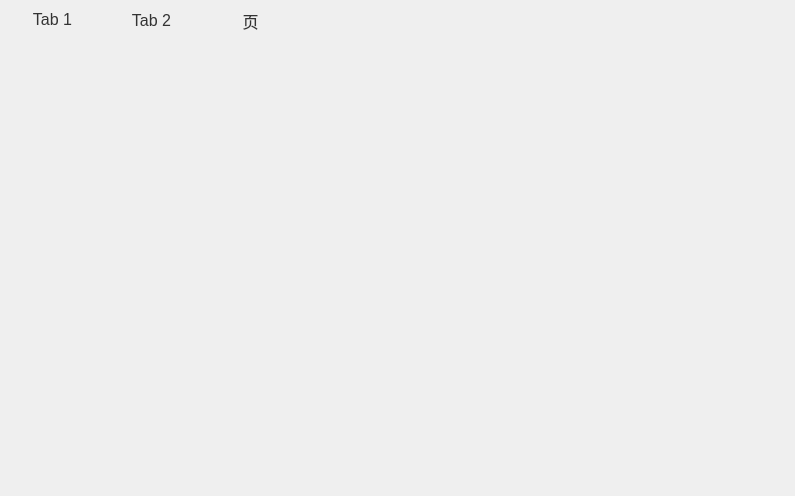
<?xml version="1.0" encoding="UTF-8"?>
<ui version="4.0">
 <class>wgtParaItem_eLeak</class>
 <widget class="QWidget" name="wgtParaItem_eLeak">
  <property name="geometry">
   <rect>
    <x>0</x>
    <y>0</y>
    <width>795</width>
    <height>496</height>
   </rect>
  </property>
  <property name="font">
   <font>
    <pointsize>13</pointsize>
   </font>
  </property>
  <property name="windowTitle">
   <string>Form</string>
  </property>
  <layout class="QVBoxLayout" name="verticalLayout_2">
   <property name="spacing">
    <number>0</number>
   </property>
   <property name="leftMargin">
    <number>0</number>
   </property>
   <property name="topMargin">
    <number>0</number>
   </property>
   <property name="rightMargin">
    <number>0</number>
   </property>
   <property name="bottomMargin">
    <number>0</number>
   </property>
   <item>
    <widget class="QWidget" name="wgtBg" native="true">
     <property name="styleSheet">
      <string notr="true">.QWidget#wgtBg
{
   border-radius:0px;
	border-color: rgb(52, 101, 164);
	border-image: url(:/image/menu_left.png);
}
</string>
     </property>
     <layout class="QVBoxLayout" name="verticalLayout">
      <property name="spacing">
       <number>3</number>
      </property>
      <property name="leftMargin">
       <number>3</number>
      </property>
      <property name="topMargin">
       <number>5</number>
      </property>
      <property name="rightMargin">
       <number>18</number>
      </property>
      <property name="bottomMargin">
       <number>5</number>
      </property>
      <item>
       <widget class="QTabWidget" name="tabWidget">
        <property name="font">
         <font>
          <pointsize>16</pointsize>
         </font>
        </property>
        <property name="focusPolicy">
         <enum>Qt::NoFocus</enum>
        </property>
        <property name="styleSheet">
         <string notr="true">QTabWidget::pane{
top:8px;
border:0px solid #00AEFF;
}

QTabBar::tab{
color:#333333;
background:transparent;
font-size:16px;
width:99px;
height:29px;
}
QTabBar::tab:selected{
color:rgb(16,36,72);
border-image: url(:/image/tab_select.png);
font-size:17px;
margin-top: 0; margin-left: 0; margin-right: 6;
}
QTabBar::tab:!selected{
color:rgb(46,253,251);
border-image: url(:/image/tab_unselect.png);
font-size:17px;
margin-top: 0; margin-left: 0; margin-right: 6;
}
#detailWgt,#appealReasonWgt{border:none;}</string>
        </property>
        <property name="currentIndex">
         <number>0</number>
        </property>
        <widget class="QWidget" name="tab_status">
         <property name="toolTipDuration">
          <number>0</number>
         </property>
         <attribute name="title">
          <string>Tab 1</string>
         </attribute>
         <layout class="QVBoxLayout" name="verticalLayout_4">
          <property name="leftMargin">
           <number>0</number>
          </property>
          <property name="topMargin">
           <number>0</number>
          </property>
          <property name="rightMargin">
           <number>0</number>
          </property>
          <property name="bottomMargin">
           <number>0</number>
          </property>
          <item>
           <widget class="MScrollArea" name="scrollArea_2">
            <property name="styleSheet">
             <string notr="true">QScrollArea{background-color:transparent;}
QListView{background:#5555ff;border-radius:0px; border: 0px solid gray;}
QListView::item:focus{border-radius:0px; border: 5px solid rgb(255, 128, 0);outline: none;}
QScrollBar:vertical {border:0px solid rgb(52, 72, 105);background:rgb(52, 72, 105);width:30px;margin:30 0 30 0px;}
QScrollBar::handle:vertical{ background: rgb(41, 142, 214);border-radius:5px;width:10px; height: 10px ; }
QScrollBar::add-line:vertical {border:1px solid rgb(52, 134, 208);background:rgb(52, 134, 208);height:30px;subcontrol-position:bottom;subcontrol-origin:margin;}
QScrollBar::sub-line:vertical {border:1px solid rgb(52, 134, 208);background:rgb(52, 134, 208);height:30px;subcontrol-position:top;subcontrol-origin:margin;}
QScrollBar::down-arrow:vertical {width:25px;height:25px; border-image:url(:/image/down_Arrow_2.png);}
QScrollBar::up-arrow:vertical {width:25px;height:25px;border-image:url(:/image/up_Arrow_1.png);}
QScrollBar::add-page:vertical {background:rgb(52, 72, 105);}
QScrollBar::sub-page:vertical {background:rgb(52, 72, 105);}
</string>
            </property>
            <property name="verticalScrollBarPolicy">
             <enum>Qt::ScrollBarAlwaysOff</enum>
            </property>
            <property name="horizontalScrollBarPolicy">
             <enum>Qt::ScrollBarAlwaysOff</enum>
            </property>
            <property name="widgetResizable">
             <bool>true</bool>
            </property>
            <widget class="QWidget" name="wgtStatus">
             <property name="geometry">
              <rect>
               <x>0</x>
               <y>0</y>
               <width>772</width>
               <height>412</height>
              </rect>
             </property>
             <property name="styleSheet">
              <string notr="true">background:transparent;</string>
             </property>
             <layout class="QVBoxLayout" name="verticalLayout_3">
              <property name="spacing">
               <number>0</number>
              </property>
              <property name="leftMargin">
               <number>0</number>
              </property>
              <property name="topMargin">
               <number>0</number>
              </property>
              <property name="rightMargin">
               <number>0</number>
              </property>
              <property name="bottomMargin">
               <number>0</number>
              </property>
              <item>
               <widget class="QWidget" name="wgtRender" native="true">
                <property name="minimumSize">
                 <size>
                  <width>0</width>
                  <height>240</height>
                 </size>
                </property>
                <property name="maximumSize">
                 <size>
                  <width>16777215</width>
                  <height>240</height>
                 </size>
                </property>
                <layout class="QGridLayout" name="gridLayout">
                 <property name="leftMargin">
                  <number>0</number>
                 </property>
                 <property name="topMargin">
                  <number>0</number>
                 </property>
                 <property name="rightMargin">
                  <number>0</number>
                 </property>
                 <property name="bottomMargin">
                  <number>0</number>
                 </property>
                 <property name="horizontalSpacing">
                  <number>0</number>
                 </property>
                 <item row="0" column="1">
                  <spacer name="verticalSpacer_2">
                   <property name="orientation">
                    <enum>Qt::Vertical</enum>
                   </property>
                   <property name="sizeType">
                    <enum>QSizePolicy::Preferred</enum>
                   </property>
                   <property name="sizeHint" stdset="0">
                    <size>
                     <width>20</width>
                     <height>32</height>
                    </size>
                   </property>
                  </spacer>
                 </item>
                 <item row="1" column="0">
                  <spacer name="horizontalSpacer">
                   <property name="orientation">
                    <enum>Qt::Horizontal</enum>
                   </property>
                   <property name="sizeType">
                    <enum>QSizePolicy::Preferred</enum>
                   </property>
                   <property name="sizeHint" stdset="0">
                    <size>
                     <width>20</width>
                     <height>20</height>
                    </size>
                   </property>
                  </spacer>
                 </item>
                 <item row="1" column="1">
                  <widget class="QLabel" name="label">
                   <property name="minimumSize">
                    <size>
                     <width>300</width>
                     <height>200</height>
                    </size>
                   </property>
                   <property name="maximumSize">
                    <size>
                     <width>300</width>
                     <height>200</height>
                    </size>
                   </property>
                   <property name="styleSheet">
                    <string notr="true">border-image: url(:/image/leak1.png);</string>
                   </property>
                   <property name="text">
                    <string/>
                   </property>
                  </widget>
                 </item>
                 <item row="1" column="2">
                  <spacer name="horizontalSpacer_2">
                   <property name="orientation">
                    <enum>Qt::Horizontal</enum>
                   </property>
                   <property name="sizeType">
                    <enum>QSizePolicy::Preferred</enum>
                   </property>
                   <property name="sizeHint" stdset="0">
                    <size>
                     <width>20</width>
                     <height>20</height>
                    </size>
                   </property>
                  </spacer>
                 </item>
                 <item row="2" column="1">
                  <spacer name="verticalSpacer">
                   <property name="orientation">
                    <enum>Qt::Vertical</enum>
                   </property>
                   <property name="sizeType">
                    <enum>QSizePolicy::Preferred</enum>
                   </property>
                   <property name="sizeHint" stdset="0">
                    <size>
                     <width>20</width>
                     <height>32</height>
                    </size>
                   </property>
                  </spacer>
                 </item>
                </layout>
               </widget>
              </item>
              <item>
               <widget class="QWidget" name="widget" native="true">
                <property name="minimumSize">
                 <size>
                  <width>0</width>
                  <height>35</height>
                 </size>
                </property>
                <property name="maximumSize">
                 <size>
                  <width>16777215</width>
                  <height>35</height>
                 </size>
                </property>
                <layout class="QHBoxLayout" name="horizontalLayout_4">
                 <property name="spacing">
                  <number>0</number>
                 </property>
                 <property name="leftMargin">
                  <number>10</number>
                 </property>
                 <property name="topMargin">
                  <number>0</number>
                 </property>
                 <property name="rightMargin">
                  <number>10</number>
                 </property>
                 <property name="bottomMargin">
                  <number>0</number>
                 </property>
                 <item>
                  <layout class="QHBoxLayout" name="horizontalLayout">
                   <property name="spacing">
                    <number>6</number>
                   </property>
                   <item>
                    <widget class="QLabel" name="lblEleakNumberName">
                     <property name="minimumSize">
                      <size>
                       <width>120</width>
                       <height>30</height>
                      </size>
                     </property>
                     <property name="maximumSize">
                      <size>
                       <width>120</width>
                       <height>30</height>
                      </size>
                     </property>
                     <property name="font">
                      <font>
                       <pointsize>13</pointsize>
                      </font>
                     </property>
                     <property name="styleSheet">
                      <string notr="true">color: #00ADE5; </string>
                     </property>
                     <property name="text">
                      <string/>
                     </property>
                    </widget>
                   </item>
                   <item>
                    <widget class="QLabel" name="lblEleakNumberVal">
                     <property name="minimumSize">
                      <size>
                       <width>0</width>
                       <height>30</height>
                      </size>
                     </property>
                     <property name="maximumSize">
                      <size>
                       <width>16777215</width>
                       <height>30</height>
                      </size>
                     </property>
                     <property name="font">
                      <font>
                       <pointsize>13</pointsize>
                      </font>
                     </property>
                     <property name="styleSheet">
                      <string notr="true">color: #FFFFFF;
</string>
                     </property>
                     <property name="text">
                      <string/>
                     </property>
                    </widget>
                   </item>
                  </layout>
                 </item>
                 <item>
                  <layout class="QHBoxLayout" name="horizontalLayout_2">
                   <property name="spacing">
                    <number>3</number>
                   </property>
                   <item>
                    <widget class="QLabel" name="lblEleakStaName">
                     <property name="minimumSize">
                      <size>
                       <width>160</width>
                       <height>30</height>
                      </size>
                     </property>
                     <property name="maximumSize">
                      <size>
                       <width>160</width>
                       <height>30</height>
                      </size>
                     </property>
                     <property name="font">
                      <font>
                       <pointsize>13</pointsize>
                      </font>
                     </property>
                     <property name="styleSheet">
                      <string notr="true">color: #00ADE5; </string>
                     </property>
                     <property name="text">
                      <string/>
                     </property>
                    </widget>
                   </item>
                   <item>
                    <widget class="QLabel" name="lblEleakStaVal">
                     <property name="minimumSize">
                      <size>
                       <width>0</width>
                       <height>30</height>
                      </size>
                     </property>
                     <property name="maximumSize">
                      <size>
                       <width>16777215</width>
                       <height>30</height>
                      </size>
                     </property>
                     <property name="font">
                      <font>
                       <pointsize>13</pointsize>
                      </font>
                     </property>
                     <property name="styleSheet">
                      <string notr="true">color: #FFFFFF;
</string>
                     </property>
                     <property name="text">
                      <string/>
                     </property>
                    </widget>
                   </item>
                  </layout>
                 </item>
                </layout>
               </widget>
              </item>
              <item>
               <widget class="QWidget" name="wgtInfo" native="true">
                <property name="minimumSize">
                 <size>
                  <width>0</width>
                  <height>0</height>
                 </size>
                </property>
               </widget>
              </item>
             </layout>
            </widget>
           </widget>
          </item>
         </layout>
        </widget>
        <widget class="QWidget" name="tab_para">
         <attribute name="title">
          <string>Tab 2</string>
         </attribute>
         <layout class="QVBoxLayout" name="verticalLayout_5">
          <property name="leftMargin">
           <number>0</number>
          </property>
          <property name="topMargin">
           <number>0</number>
          </property>
          <property name="rightMargin">
           <number>0</number>
          </property>
          <property name="bottomMargin">
           <number>0</number>
          </property>
          <item>
           <widget class="MScrollArea" name="scrollArea">
            <property name="styleSheet">
             <string notr="true">QScrollArea{background-color:transparent;}
QListView{background:#5555ff;border-radius:0px; border: 0px solid gray;}
QListView::item:focus{border-radius:0px; border: 5px solid rgb(255, 128, 0);outline: none;}
QScrollBar:vertical {border:0px solid rgb(52, 72, 105);background:rgb(52, 72, 105);width:30px;margin:30 0 30 0px;}
QScrollBar::handle:vertical{ background: rgb(41, 142, 214);border-radius:5px;width:10px; height: 10px ; }
QScrollBar::add-line:vertical {border:1px solid rgb(52, 134, 208);background:rgb(52, 134, 208);height:30px;subcontrol-position:bottom;subcontrol-origin:margin;}
QScrollBar::sub-line:vertical {border:1px solid rgb(52, 134, 208);background:rgb(52, 134, 208);height:30px;subcontrol-position:top;subcontrol-origin:margin;}
QScrollBar::down-arrow:vertical {width:25px;height:25px; border-image:url(:/image/down_Arrow_2.png);}
QScrollBar::up-arrow:vertical {width:25px;height:25px;border-image:url(:/image/up_Arrow_1.png);}
QScrollBar::add-page:vertical {background:rgb(52, 72, 105);}
QScrollBar::sub-page:vertical {background:rgb(52, 72, 105);}
</string>
            </property>
            <property name="widgetResizable">
             <bool>true</bool>
            </property>
            <widget class="QWidget" name="wgtContents">
             <property name="geometry">
              <rect>
               <x>0</x>
               <y>0</y>
               <width>772</width>
               <height>412</height>
              </rect>
             </property>
             <property name="styleSheet">
              <string notr="true">background:transparent;</string>
             </property>
            </widget>
           </widget>
          </item>
         </layout>
        </widget>
        <widget class="QWidget" name="tab_set">
         <attribute name="title">
          <string>页</string>
         </attribute>
         <layout class="QVBoxLayout" name="verticalLayout_6">
          <property name="leftMargin">
           <number>0</number>
          </property>
          <property name="topMargin">
           <number>0</number>
          </property>
          <property name="rightMargin">
           <number>0</number>
          </property>
          <property name="bottomMargin">
           <number>0</number>
          </property>
          <item>
           <widget class="MScrollArea" name="scrollArea_set">
            <property name="styleSheet">
             <string notr="true">QScrollArea{background-color:transparent;}
QListView{background:#5555ff;border-radius:0px; border: 0px solid gray;}
QListView::item:focus{border-radius:0px; border: 5px solid rgb(255, 128, 0);outline: none;}
QScrollBar:vertical {border:0px solid rgb(52, 72, 105);background:rgb(52, 72, 105);width:30px;margin:30 0 30 0px;}
QScrollBar::handle:vertical{ background: rgb(41, 142, 214);border-radius:5px;width:10px; height: 10px ; }
QScrollBar::add-line:vertical {border:1px solid rgb(52, 134, 208);background:rgb(52, 134, 208);height:30px;subcontrol-position:bottom;subcontrol-origin:margin;}
QScrollBar::sub-line:vertical {border:1px solid rgb(52, 134, 208);background:rgb(52, 134, 208);height:30px;subcontrol-position:top;subcontrol-origin:margin;}
QScrollBar::down-arrow:vertical {width:25px;height:25px; border-image:url(:/image/down_Arrow_2.png);}
QScrollBar::up-arrow:vertical {width:25px;height:25px;border-image:url(:/image/up_Arrow_1.png);}
QScrollBar::add-page:vertical {background:rgb(52, 72, 105);}
QScrollBar::sub-page:vertical {background:rgb(52, 72, 105);}
</string>
            </property>
            <property name="widgetResizable">
             <bool>true</bool>
            </property>
            <widget class="QWidget" name="wgtSet">
             <property name="geometry">
              <rect>
               <x>0</x>
               <y>0</y>
               <width>772</width>
               <height>412</height>
              </rect>
             </property>
             <property name="styleSheet">
              <string notr="true">background:transparent;</string>
             </property>
            </widget>
           </widget>
          </item>
         </layout>
        </widget>
       </widget>
      </item>
      <item>
       <widget class="QWidget" name="widget_2" native="true">
        <property name="minimumSize">
         <size>
          <width>0</width>
          <height>32</height>
         </size>
        </property>
        <property name="maximumSize">
         <size>
          <width>16777215</width>
          <height>32</height>
         </size>
        </property>
        <layout class="QHBoxLayout" name="horizontalLayout_3">
         <property name="spacing">
          <number>20</number>
         </property>
         <property name="leftMargin">
          <number>0</number>
         </property>
         <property name="topMargin">
          <number>3</number>
         </property>
         <property name="rightMargin">
          <number>0</number>
         </property>
         <property name="bottomMargin">
          <number>3</number>
         </property>
         <item>
          <spacer name="horizontalSpacer_3">
           <property name="orientation">
            <enum>Qt::Horizontal</enum>
           </property>
           <property name="sizeHint" stdset="0">
            <size>
             <width>270</width>
             <height>20</height>
            </size>
           </property>
          </spacer>
         </item>
         <item>
          <widget class="QPushButton" name="btn_up">
           <property name="minimumSize">
            <size>
             <width>39</width>
             <height>26</height>
            </size>
           </property>
           <property name="maximumSize">
            <size>
             <width>39</width>
             <height>26</height>
            </size>
           </property>
           <property name="focusPolicy">
            <enum>Qt::NoFocus</enum>
           </property>
           <property name="styleSheet">
            <string notr="true">QPushButton:!pressed{
border-image: url(:/image/left_normal.png);
color: #FFFFFF;
border-radius:0px;font:12pt;
}
QPushButton:pressed{
border-image: url(:/image/left_check.png);
color: #FFFFFF;
border:0px solid #68CBF2;
border-radius:0px;font:12pt;
}
</string>
           </property>
           <property name="text">
            <string/>
           </property>
           <property name="iconSize">
            <size>
             <width>32</width>
             <height>32</height>
            </size>
           </property>
           <property name="autoRepeat">
            <bool>false</bool>
           </property>
          </widget>
         </item>
         <item>
          <widget class="QPushButton" name="btn_down">
           <property name="minimumSize">
            <size>
             <width>39</width>
             <height>26</height>
            </size>
           </property>
           <property name="maximumSize">
            <size>
             <width>39</width>
             <height>26</height>
            </size>
           </property>
           <property name="focusPolicy">
            <enum>Qt::NoFocus</enum>
           </property>
           <property name="styleSheet">
            <string notr="true">QPushButton:!pressed{
border-image: url(:/image/right_normal.png);
color: #FFFFFF;
border-radius:0px;font:12pt;
}
QPushButton:pressed{
border-image: url(:/image/right_check.png);
color: #FFFFFF;
border:0px solid #68CBF2;
border-radius:0px;font:12pt;
}</string>
           </property>
           <property name="text">
            <string/>
           </property>
           <property name="iconSize">
            <size>
             <width>32</width>
             <height>32</height>
            </size>
           </property>
           <property name="autoRepeat">
            <bool>false</bool>
           </property>
          </widget>
         </item>
         <item>
          <spacer name="horizontalSpacer_4">
           <property name="orientation">
            <enum>Qt::Horizontal</enum>
           </property>
           <property name="sizeHint" stdset="0">
            <size>
             <width>269</width>
             <height>20</height>
            </size>
           </property>
          </spacer>
         </item>
        </layout>
       </widget>
      </item>
     </layout>
    </widget>
   </item>
  </layout>
 </widget>
 <customwidgets>
  <customwidget>
   <class>MScrollArea</class>
   <extends>QScrollArea</extends>
   <header location="global">mscrollarea.h</header>
   <container>1</container>
  </customwidget>
 </customwidgets>
 <resources/>
 <connections/>
</ui>
